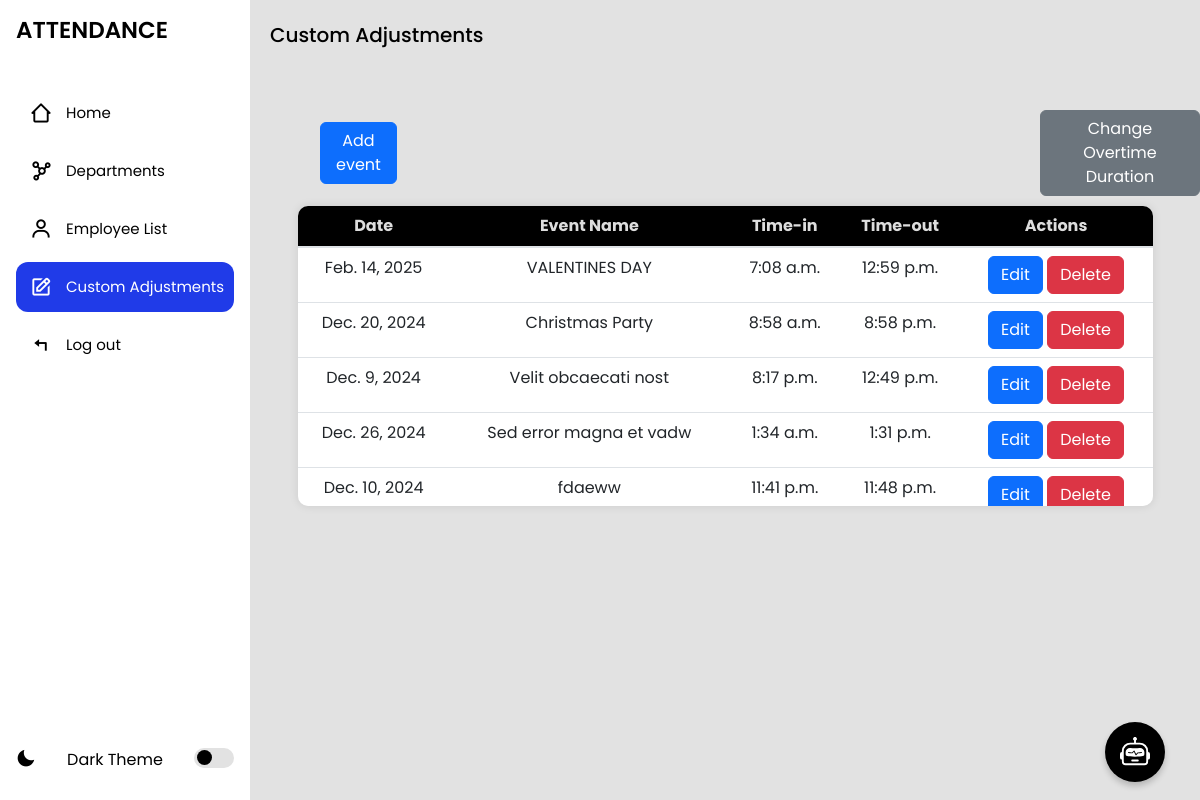
/schedules/, run on an earlier commit of the app's database.
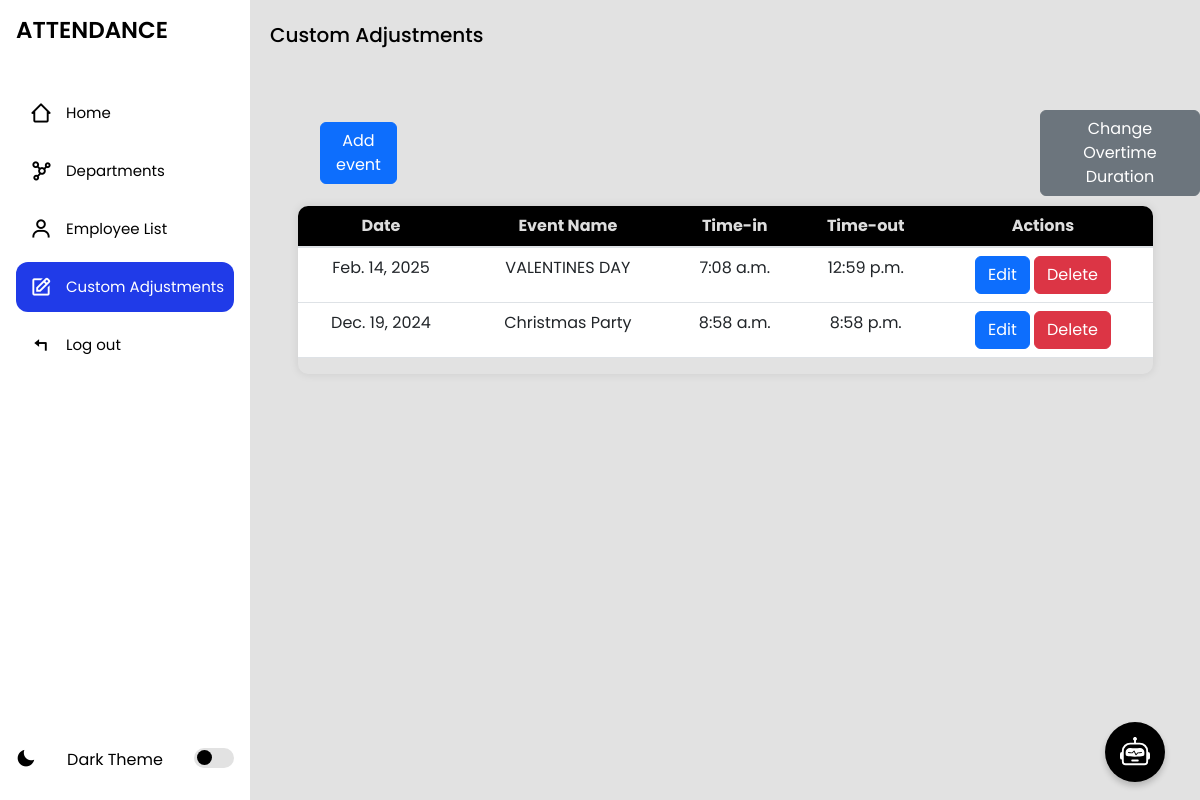
And on a later commit of the database.
### myapp/models.py (models this page shows, shortened)
class CustomSchedule(models.Model):
    date = models.DateField(unique=True)
    time_in = models.TimeField()
    time_out = models.TimeField()
    reason = models.TextField(blank=True)

### myapp/views.py (the view, shortened to what this page needs)
# urls.py: path('schedules/', views.schedule_list, name='schedule_list'),
def schedule_list(request):
    schedules = CustomSchedule.objects.all()
    alert_message = None
    alert_icon = None
    today = date.today()
    schedule_exists_today = CustomSchedule.objects.filter(date=today).exists()
    attendance_exists_today = Attendance.objects.filter(date=today).exists()
    button_display = not (schedule_exists_today and attendance_exists_today)
    overtime_setting = OvertimeSetting.objects.first()
    current_overtime_duration = overtime_setting.overtime_duration_hours if overtime_setting else 3  # Default to 3 hours
    return render(request, 'schedule_list.html', {
        'schedules': schedules,
        'alert_message': alert_message,
        'alert_icon': alert_icon,
        'overtime_duration': current_overtime_duration,
        'button_display': button_display,
        'today': today,
        'attendance_exists_today': attendance_exists_today,
    })

### myapp/templates/schedule_list.html (shortened to what this page needs)
{% extends 'index.html' %}
{% block content %}
<section class="home">
    <p>Custom Adjustments</p>
    <div class='add-emp'
    style="
        display: flex;
        flex-direction: row;
        gap:643px;
        align-items: center;
        justify-content: start;
        margin-left: 70px;
        margin-top: 40px;
        ">
    <button title="Add new employee" type="button"
    class="btn btn-primary"
    data-bs-toggle="modal"
    data-bs-target="#addCustomModal"
    >Add event
    </button>
    <button type="button" class="btn btn-secondary" data-bs-toggle="modal" data-bs-target="#overtimeModal" >
        Change Overtime Duration
    </button>
    </div>
<div class="table-container">
    <table class="table">
        <thead>
            <tr>
                <th scope="col">Date</th>
                <th scope="col">Event Name</th>
                <th scope="col">Time-in</th>
                <th scope="col">Time-out</th>
                <th scope="col">Actions</th>
            </tr>
        </thead>
        <tbody>
            {% for schedule in schedules %}
            <tr>
                <td>{{ schedule.date }}</td>
                <td>{{ schedule.reason|default:"N/A" }}</td>
                <td>{{ schedule.time_in }}</td>
                <td>{{ schedule.time_out }}</td>
                 <td>
                    {% if schedule.date == today and attendance_exists_today %}
                    {% else %}
                        <button type="button" class="btn btn-primary" data-bs-toggle="modal" data-bs-target="#editModal-{{ schedule.id }}">
                            Edit
                        </button>
                    {% endif %}
                        <button type="button" class="btn btn-danger" data-bs-toggle="modal" data-bs-target="#deleteModal-{{ schedule.id }}">
                            Delete
                        </button>
                    </div>
                </td>
            </tr>
            {% empty %}
            <tr>
                <td colspan="5">No schedules available.</td>
            </tr>
            {% endfor %}
</section>
{% endblock %}

### myapp/templates/index.html (shortened to what this page needs)
<!DOCTYPE html>
<html lang="en">
  <head>
    {% load static %}
    <link rel="stylesheet" href="{% static 'css/styles.css' %}">
    <link rel="stylesheet" href="{% static 'css/chatbot.css' %}">
    <link rel="stylesheet" href="{% static 'css/notifs.css' %}">
    <link href="https://cdn.jsdelivr.net/npm/bootstrap@5.3.0/dist/css/bootstrap.min.css" rel="stylesheet">
     <link
      href="https://unpkg.com/boxicons@2.1.4/css/boxicons.min.css"
      rel="stylesheet"
    />
  </head>
  <body>
    <section class="sidebar">
      <div class="nav-header">
        <p class="logo"> ATTENDANCE</p>
      </div>
      <ul class="nav-links">
        {% url 'admin_dashboard' as admin_dashboard_url %}
        {% url 'departments' as departments_url %}
        {% url 'employeelist' as employeelist_url %}
        {% url 'logout' as logout_url %}
        {% url 'schedule_list' as custom_url %}
        <li class="{% if request.path == admin_dashboard_url %}active{% endif %}">
            <a href="{{ admin_dashboard_url }}">
                <i class="bx bx-home-alt-2"></i>
                <span class="title">Home</span>
            </a>
        </li>
        <li class="{% if request.path == departments_url %}active{% endif %}">
            <a href="{{ departments_url }}">
                <i class="bx bx-network-chart"></i>
                <span class="title">Departments</span>
            </a>
        </li>
        <li class="{% if request.path == employeelist_url %}active{% endif %}">
            <a href="{{ employeelist_url }}">
                <i class="bx bx-user"></i>
                <span class="title">Employee List</span>
            </a>
        </li>
        <li class="{% if request.path == custom_url %}active{% endif %}">
          <a href="{{ custom_url }}">
              <i class="bx bx-edit"></i>
              <span class="title">Custom Adjustments</span>
          </a>
      </li>
        <li class="{% if request.path == logout_url %}active{% endif %}">
            <a href="{{ logout_url }}">
                <i class="bx bx-reply"></i>
                <span class="title">Log out</span>
            </a>
        </li>
      </ul>
       <div class="theme-wrapper">
        <i class="bx bxs-moon theme-icon"></i>
        <p>Dark Theme</p>
        <div class="theme-btn">
          <span class="theme-ball"></span>
        </div>
      </div>
    </section>
     {% block content %}
    {% endblock %}
<button id="toggleChatbot">
</button>
  </body>
</html>

### myapp/static/css/styles.css (style rules this page uses)
* { margin: 0; padding: 0; box-sizing: border-box; font-family: "Poppins", sans-serif; --color-hover: rgb(32, 59, 232); --transition: all 0.2s ease; }
:root { --color-white: #fff; --color-black: #000; --color-bg: #e2e2e2; }
.sidebar { position: fixed; top: 0; left: 0; z-index: 100; width: 78px; height: 100%; background: var(--color-white); padding: 8px 16px; transition: var(--transition); }
.sidebar.expand { width: 250px; transition: var(--transition); }
.nav-header { height: 60px; display: flex; align-items: center; position: relative; }
.nav-header .logo { color: var(--color-black); font-size: 23px; font-weight: 600; opacity: 0; transition: var(--transition); }
.sidebar.expand .nav-header .logo { opacity: 1; transition: var(--transition); }
.nav-links li.active a { background: var(--color-hover); }
.nav-links li.active i { color: var(--color-white); }
.nav-links li.active a .title { color: var(--color-white); }
.nav-links { margin-top: 20px; height: 100%; padding-left: 0px; }
.nav-links li { position: relative; margin: 8px 0; list-style: none; }
.nav-links i { color: var(--color-black); height: 50px; min-width: 50px; font-size: 23px; text-align: center; line-height: 50px; }
.nav-links li a { display: flex; height: 100%; width: 100%; border-radius: 12px; align-items: center; text-decoration: none; background: var(--color-white); }
.nav-links li a .title { color: var(--color-black); font-size: 15px; font-weight: 400; white-space: nowrap; display: none; transition: var(--transition); }
.sidebar.expand .nav-links li a .title { display: block; transition: var(--transition); }
.theme-wrapper { position: fixed; bottom: 0; display: flex; justify-content: space-between; height: 60px; width: 250px; left: 0; padding: 8px 16px; }
.theme-wrapper .theme-icon { font-size: 20px; color: var(--color-black); display: none; transition: var(--transition); }
.sidebar.expand .theme-wrapper .theme-icon { display: block; }
.theme-wrapper p { font-size: 16px; color: var(--color-black); font-weight: 400; display: none; transition: var(--transition); }
.sidebar.expand .theme-wrapper p { display: block; }
.theme-wrapper .theme-btn { width: 40px; height: 20px; background: var(--color-bg); border-radius: 30px; position: relative; cursor: pointer; }
.theme-wrapper .theme-btn .theme-ball { position: absolute; width: 15px; height: 15px; background: var(--color-black); border-radius: 50%; top: 2px; left: 3px; transition: var(--transition); }
.home { position: relative; top: 0; left: 78px; width: calc(100% - 78px); min-height: 100vh; background: var(--color-bg); z-index: 6; transition: var(--transition); }
.sidebar.expand ~ .home { left: 250px; width: calc(100% - 250px); transition: var(--transition); }
.home p { font-size: 20px; font-weight: 500; color: var(--color-black); display: inline-block; margin: 20px; white-space: nowrap; }
button { padding: 10px; background-color: rgb(32, 59, 232); color: white; border: none; cursor: pointer; }
.table-container { width: 90%; max-height: 300px; overflow-y: scroll; margin: 30px auto; margin-top: 10px; border-radius: 10px; box-shadow: 0 0 10px rgba(0, 0, 0, 0.1); }
.table-container { scrollbar-width: thin; scrollbar-color: transparent transparent; }
.table { width: 100%; background-color: transparent; border-collapse: collapse; }
.table th, .table td { padding: 0.75rem; vertical-align: top; border: px solid #000000; }
.table thead th { position: sticky; top: 0; z-index: 10; vertical-align: bottom; border-bottom: 2px solid #dee2e6; background-color: #000000; text-align: left; color: #ddd; text-align: center; }
.table th { font-weight: bold; background-color: #f8f9fa; }
.table tr:nth-child(even) { background-color: #f2f2f2; }
.table tr:nth-child(odd) { background-color: #f2f2f2; }
.table td { text-align: center; }

### myapp/static/css/chatbot.css (style rules this page uses)
#toggleChatbot { z-index: 999; position: fixed; bottom: 18px; right: 35px; background: #000000; color: white; border: none; padding: 15px; border-radius: 50%; box-shadow: 0px 4px 6px rgba(0, 0, 0, 0.2); font-size: 16px; cursor: pointer; transition: background 0.3s ease; }

What changed in the data, as far as the page shows it:
removed CustomSchedule: date "Dec. 9, 2024", reason "Velit obcaecati nost", time_in "8:17 p.m.", time_out "12:49 p.m."
removed CustomSchedule: date "Dec. 26, 2024", reason "Sed error magna et vadw", time_in "1:34 a.m.", time_out "1:31 p.m."
removed CustomSchedule: date "Dec. 10, 2024", reason "fdaeww", time_in "11:41 p.m.", time_out "11:48 p.m."
changed CustomSchedule "Christmas Party": date "Dec. 20, 2024" → "Dec. 19, 2024"
